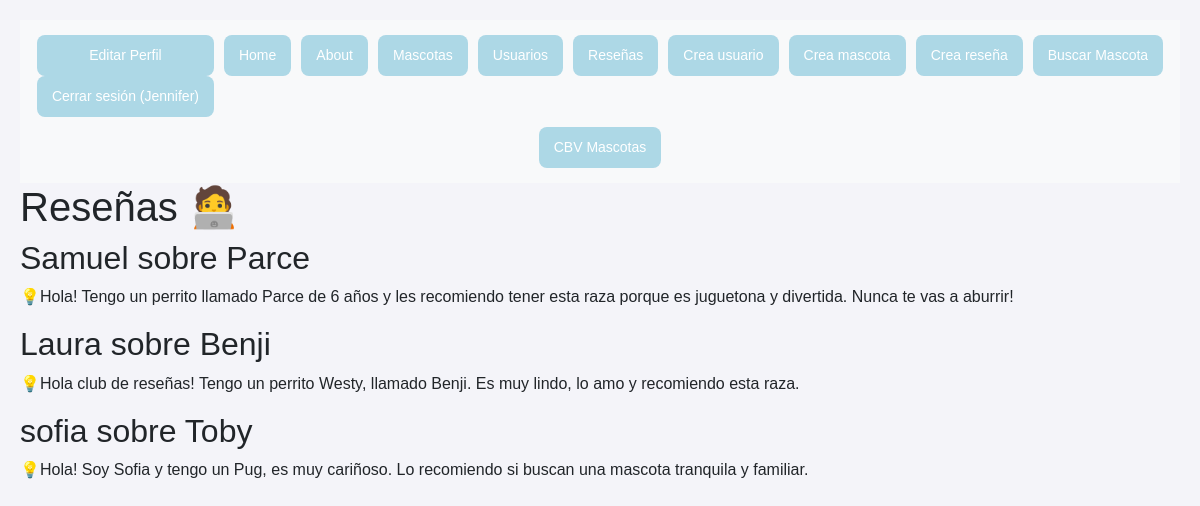
The app's page /reseñas/ (signed in), older data.
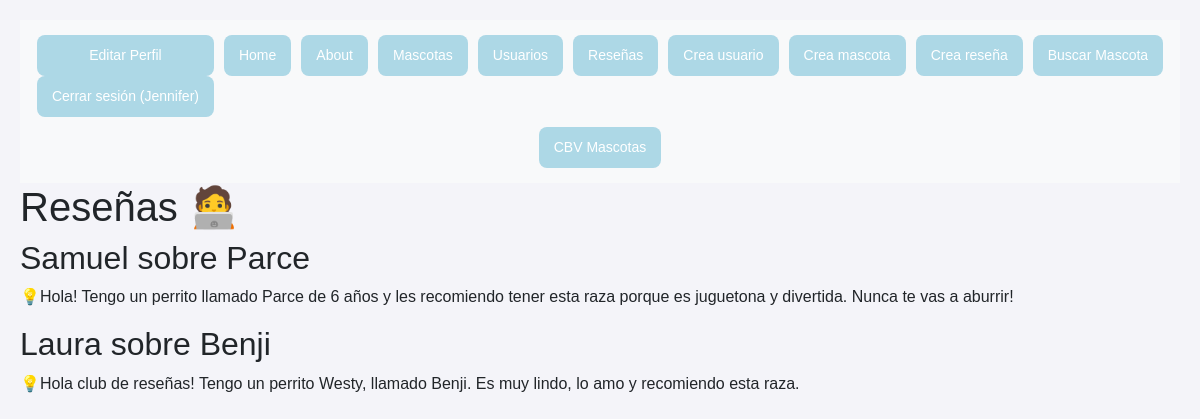
The same page, newer data.
### myapp/models.py (models this page shows, shortened)
class Reseña(models.Model):
    usuario = models.ForeignKey(Usuario, on_delete=models.CASCADE)
    mascota = models.ForeignKey(Mascota, on_delete=models.CASCADE)
    comentario = models.TextField()

class Usuario(models.Model):
    name = models.CharField(max_length=200)
    email = models.EmailField()

class Mascota(models.Model):
    name = models.CharField(max_length=200)
    raza = models.CharField(max_length=200, default="Desconocida")
    edad = models.IntegerField(default=0)
    usuario = models.ForeignKey(Usuario, on_delete=models.CASCADE, default=1)

### myapp/views.py (called while the page is built)
@login_required(login_url='accounts:login')
def reseñas(request):
    reseñas = Reseña.objects.all()
    return render(request, 'reseñas/reseña.html', {'reseñas': reseñas})

### myapp/templates/reseñas/reseña.html
{% extends 'layouts/base.html' %}
{% block content %}
<h1>Reseñas 🧑‍💻</h1>
{% for reseña in reseñas %}
    <article>
        <h2>{{ reseña.usuario.name }} sobre {{ reseña.mascota.name }}</h2>
        <p>💡{{ reseña.comentario }}</p>
    </article>
{% empty %}
    <p>No hay reseñas disponibles.</p>
{% endfor %}
{% endblock %}

Row changes from the older to the newer data that the page shows:
removed Reseña: usuario.name "sofia", mascota.name "Toby", comentario "Hola! Soy Sofia y tengo un Pug, es muy cariñoso. Lo recomiendo si buscan una mascota tranquila y familiar."
